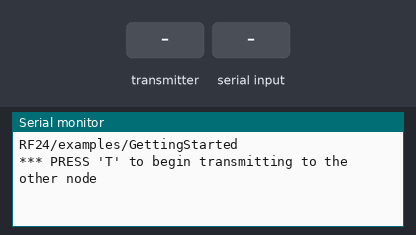
Bench run of a sketch on a simulated Arduino Uno, built with avr-gcc and run on an emulated ATmega328P. Shown: the last lines printed to the serial monitor. The inputs (shaded band) are chosen by the test bench. Random numbers use the default seed unless the sketch sets one; no radio packets arrive unless stated.

Above: at 2.2 s.
2.3 s: the transmitter starts sending order = 0
At 2.37 s:
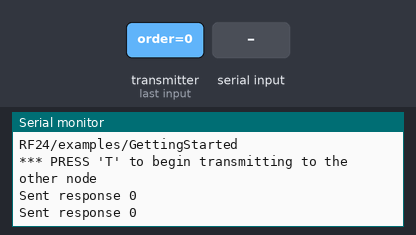
4.2 s: "T" received over Serial
At 5.4 s:
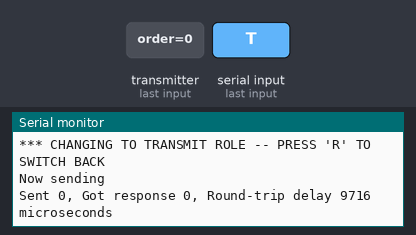

Measured:
- after the input at 2.3 s, the serial monitor: prints a new line at once (image 1)
- after the input at 4.2 s, the serial monitor: prints a new line at once (image 2)

The sketch:

radioRobot_uno.ino
```cpp
/*
* First RF sketch using nRF24L01+ radios and Arduino (Uno or Micro)
*/
#include <SPI.h>    // Serial Peripheral Interface bus library
#include "RF24.h"   // Library for nRF24L01s

/****************** User Config ***************************/
/***      Set this radio as radio number 0 or 1         ***/
bool radioNumber = 0;

/* Hardware configuration: Set up nRF24L01 radio on SPI bus pins and pins 7 & 8 */
RF24 radio(7,8);  // For Arduino UNO
//RF24 radio(9,10);  // For Arduino Micro

/* Create a binary address for read/write pipes */
byte addresses[][6] = {"1Node","2Node"};

bool role = 0; // Local state variable that controls whether this node is sending or receiving
void setup() {
  Serial.begin(115200);
  radio.begin();

  // Set the Power Level low
  radio.setPALevel(RF24_PA_LOW);

  // Set radio rate and channel
  radio.setDataRate(RF24_250KBPS);

  // Set the channel (Frequency): 108 = 2.508 GHz (above WiFi)
  radio.setChannel(0);

  // Open a writing and reading pipe on each radio, with opposite addresses
  if(radioNumber){
    radio.openWritingPipe(addresses[1]);
    radio.openReadingPipe(1,addresses[0]);
  }else{
    radio.openWritingPipe(addresses[0]);
    radio.openReadingPipe(1,addresses[1]);
  }

  // Pause briefly to let everything "settle"
  delay(1000);
  Serial.println(F("RF24/examples/GettingStarted"));
  Serial.println(F("*** PRESS 'T' to begin transmitting to the other node"));

  // Start the radio listening for data
  radio.startListening();
}

void loop() {

  /****************** Transmitting Role ***************************/
  if (role == 1)
  {
    radio.stopListening();                                    // First, stop listening so we can talk.
    Serial.println(F("Now sending"));
    unsigned long start_time = micros();
    // Take the time, and send it.  This will block until complete
    int randomNumber = random(1,3);
    unsigned long order = randomNumber;
    if (!radio.write( &order, sizeof(unsigned long) )){
      Serial.println(F("failed"));
    }
    radio.startListening();                                    // Now, continue listening
    unsigned long started_waiting_at = micros();               // Set up a timeout period, get the current microseconds
    boolean timeout = false;                                   // Set up a variable to indicate if a response was received or not

    while ( ! radio.available() ) {                            // While nothing is received
      if (micros() - started_waiting_at > 200000 ) {            // If waited longer than 200ms, indicate timeout and exit while loop
          //timeout = true;
          break;
      }
    }

    if ( timeout ) {                                             // Describe the results
        Serial.println(F("Failed, response timed out."));
    } else {
        unsigned long order;                                 // Grab the response, compare, and send to debugging spew
        radio.read( &order, sizeof(unsigned long) );
        unsigned long end_time = micros();

        // Send to serial port
        Serial.print(F("Sent "));
        //Serial.print(start_time);
        Serial.print(order);
        Serial.print(F(", Got response "));
        Serial.print(order);
        Serial.print(F(", Round-trip delay "));
        Serial.print(end_time-start_time);
        Serial.println(F(" microseconds"));
    }

    // Try again 100 ms later
    delay(10000);
  }

  /****************** Receiving Role ***************************/
  if ( role == 0 )
  {
    unsigned long order;
    //Serial.println(radio.available());
    if( radio.available()) {                                        // Variable for the received timestamp
      while (radio.available()) {                                   // While there is data ready
        radio.read( &order, sizeof(unsigned long) );             // Get the payload
      }
      radio.stopListening();                                        // First, stop listening so we can talk
      radio.write( &order, sizeof(unsigned long) );              // Send the final one back.
      radio.startListening();                                       // Now, resume listening so we catch the next packets.
      Serial.print(F("Sent response "));
      Serial.println(order);
   }
 }

/****************** Change Roles via Serial Commands ***************************/
  if ( Serial.available() )
  {
    char c = toupper(Serial.read());
    if ( c == 'T' && role == 0 ) {
      Serial.println(F("*** CHANGING TO TRANSMIT ROLE -- PRESS 'R' TO SWITCH BACK"));
      role = 1;                  // Become the primary transmitter (ping out)
    } else if ( c == 'R' && role == 1 ) {
      Serial.println(F("*** CHANGING TO RECEIVE ROLE -- PRESS 'T' TO SWITCH BACK"));
       role = 0;                // Become the primary receiver (pong back)
       radio.startListening();
    }
  }

} // End of Loop

// FIN
```
